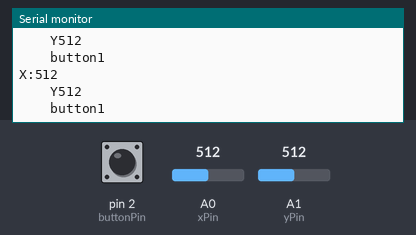
Simulated run of this sketch. Board: Arduino Uno, built with avr-gcc and run on an emulated ATmega328P. Parts: the last lines printed to the serial monitor. The test bench sets the inputs (shaded band); at power-on: A1 (yPin) = 512, A0 (xPin) = 512, pin 2 (buttonPin) HIGH. No radio packets arrive unless stated.

Above: at 1.2 s.
1.3 s: A1 (yPin) set to 0
At 1.59 s:
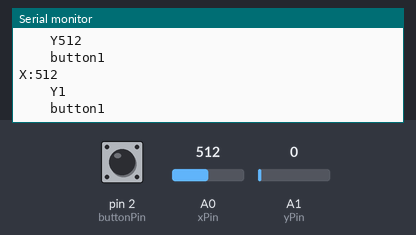
4.3 s: A0 (xPin) set to 716
At 4.62 s:
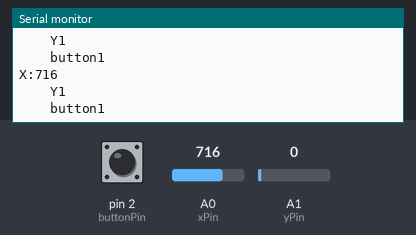
5.8 s: pin 2 (buttonPin) pulled LOW for 0.25 s
At 6.04 s:
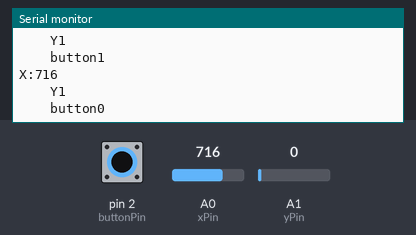
7.5 s: A1 (yPin) set to 122
At 7.86 s:
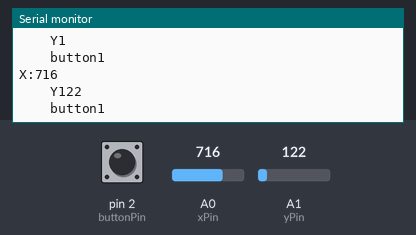
9.0 s: A0 (xPin) set to 1023
At 9.27 s:
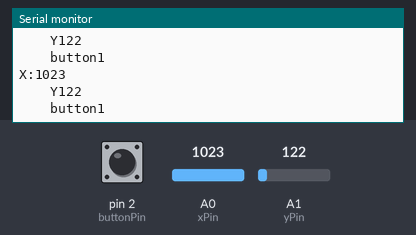
Timing chart, 0 to 12.0 s (numbered marks = the images above; inputs shaded):
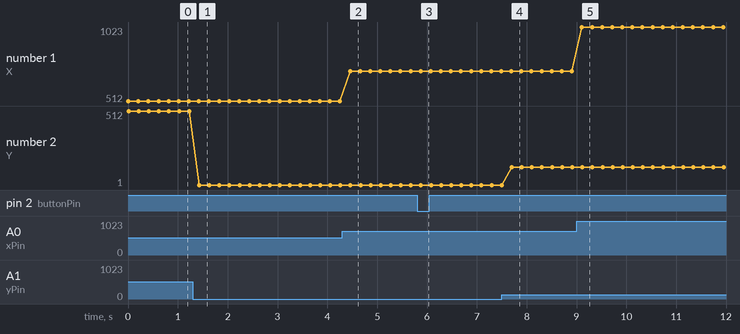

Measured:
- after the input at 1.3 s, the serial monitor: prints a new line after 0.13 s (image 1)
- after the input at 4.3 s, the serial monitor: prints a new line after 0.16 s (image 2)
- after the input at 5.8 s, the serial monitor: prints a new line after 0.09 s (image 3)
- after the input at 7.5 s, the serial monitor: prints a new line after 0.20 s (image 4)
- after the input at 9.0 s, the serial monitor: prints a new line after 0.11 s (image 5)
- plotted number 1: 512 → 716 after the input at 4.3 s, 716 → 1023 after the input at 9.0 s
- plotted number 2: 1 → 122 after the input at 7.5 s

The sketch:

spinner_bot_transmitter.ino
```cpp
/* YOU HAVE TO INSTALL THE RF24 LIBRARY BEFORE UPLOADING THE CODE
   https://github.com/tmrh20/RF24/
*/

#include <SPI.h>        //SPI library for communicate with the nRF24L01+
#include "RF24.h"       //The main library of the nRF24L01+

RF24 radio(7, 8);

//Create a pipe addresses for  communication
const uint64_t pipe = 3737;


struct JoystickData {
  int X;
  int Y;
  bool buttonState;
} joystickData;

int xPin = A0;
int yPin = A1;

int rawY;
int mappedY;

int buttonPin = 2;
int buttonState;

void setup() {
  Serial.begin(9600);
  radio.begin();                 //Start the nRF24 communicate
  radio.openWritingPipe(pipe);   //Sets the address of the receiver to which the program will send data.

  pinMode(buttonPin, INPUT_PULLUP); // Activate pull-up resistor on the push button pin

}

void loop() {

  joystickData.X = analogRead(xPin); // Read Joysticks X-axis
  rawY = analogRead(yPin);
  mappedY = map(rawY, 0, 1024, 1, 1024);
  joystickData.Y = mappedY; // Read Joysticks Y-axis
  joystickData.buttonState = digitalRead(buttonPin);
  // X value
  Serial.print("X:");
  Serial.println(joystickData.X);
  Serial.print("    Y");
  Serial.println(joystickData.Y);
  Serial.print("    button");
  Serial.println(joystickData.buttonState);

  radio.write(&joystickData, sizeof(joystickData)); // Send data  to the other NRF24L01 module
  //radio.write(&buttonState, sizeof(buttonState));
  delay(200);

}
```
